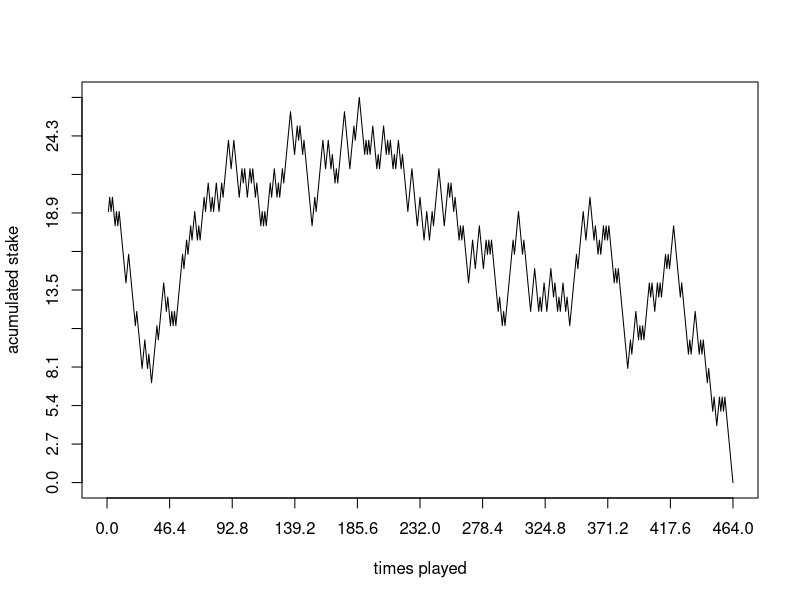
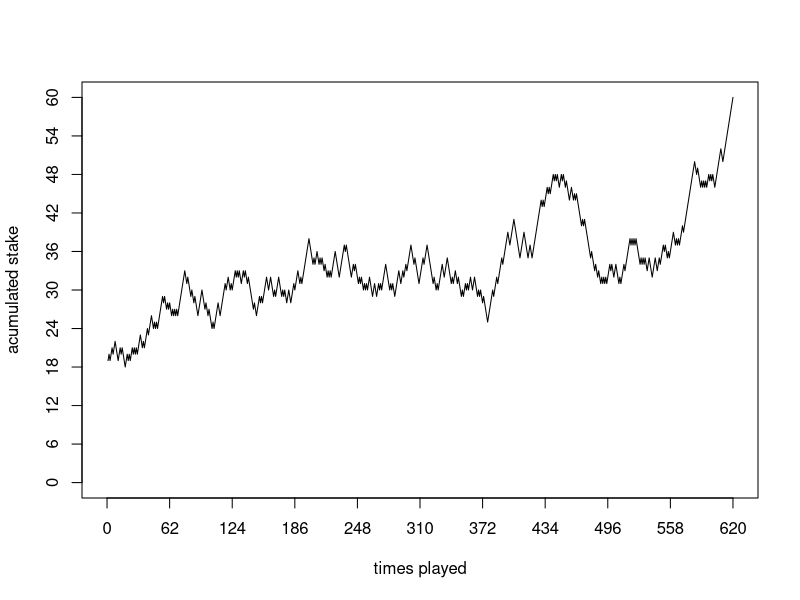
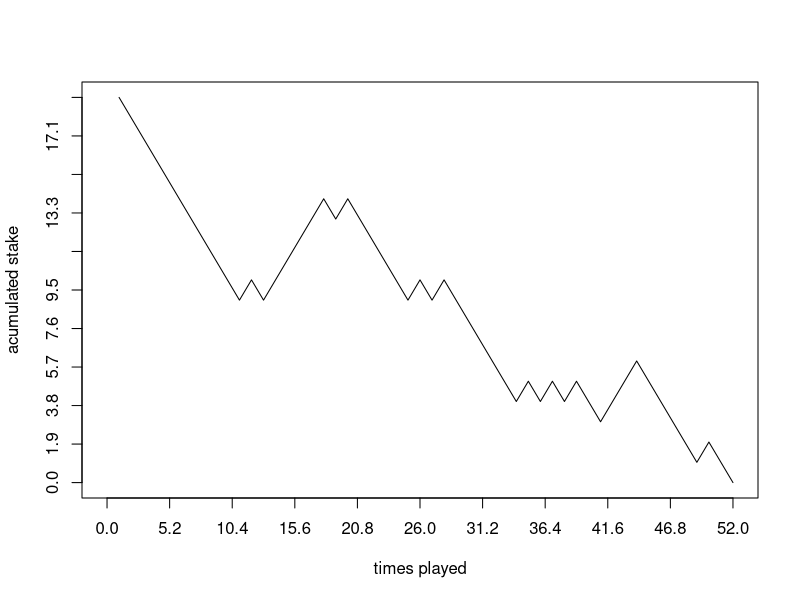
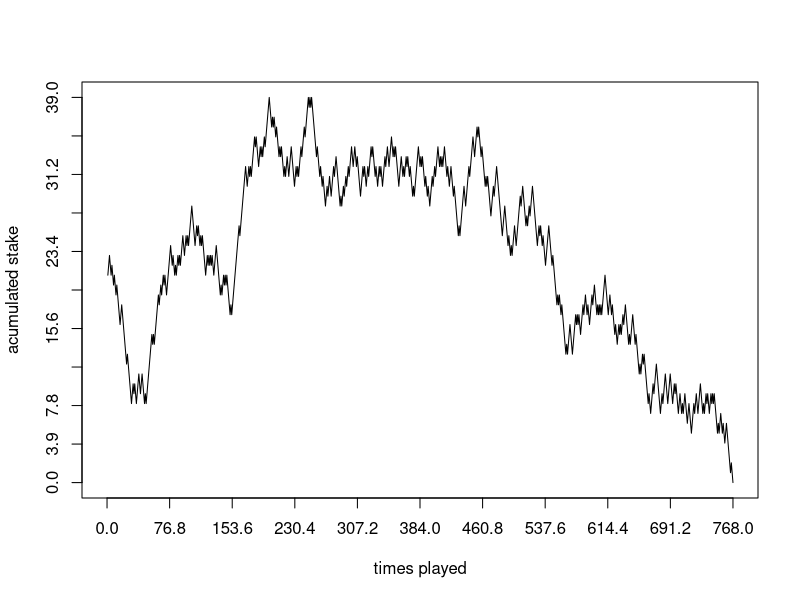
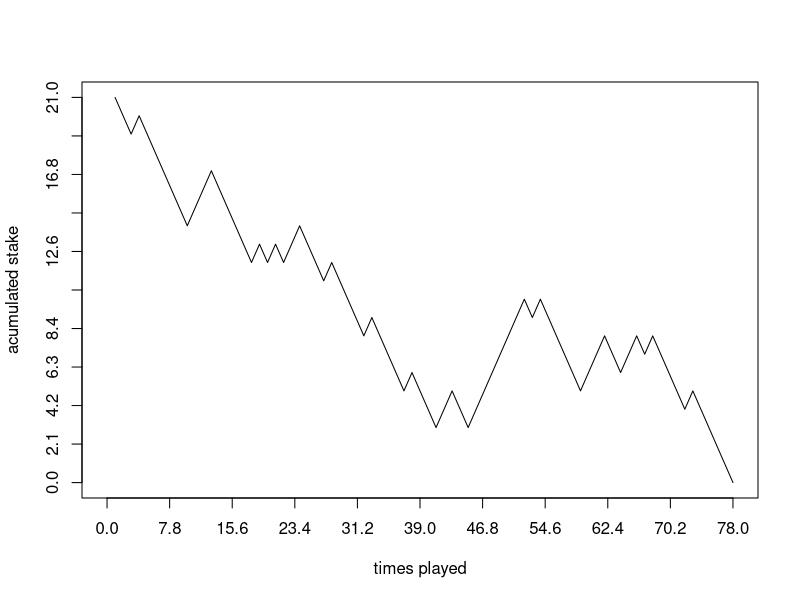
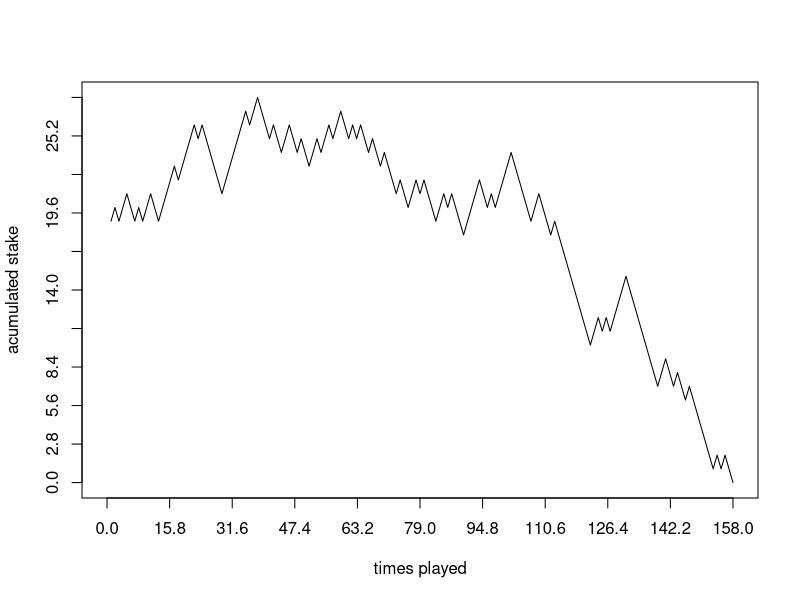
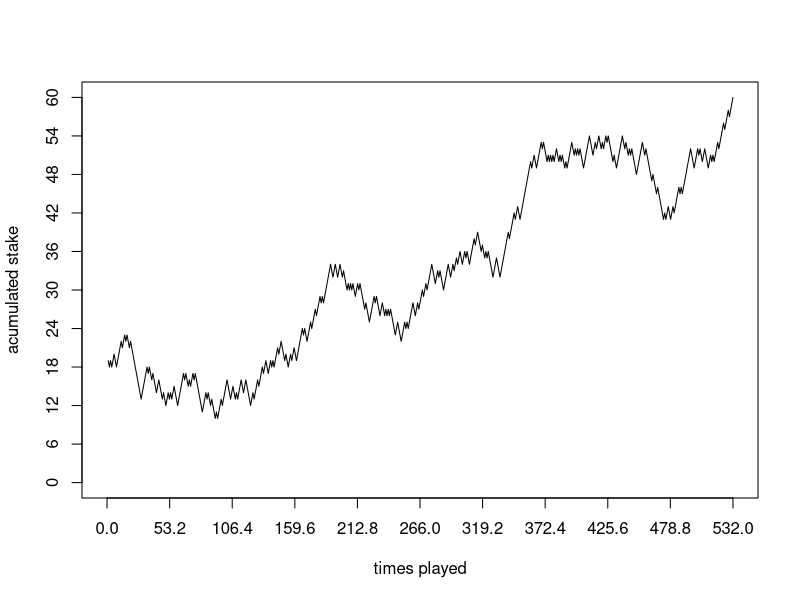
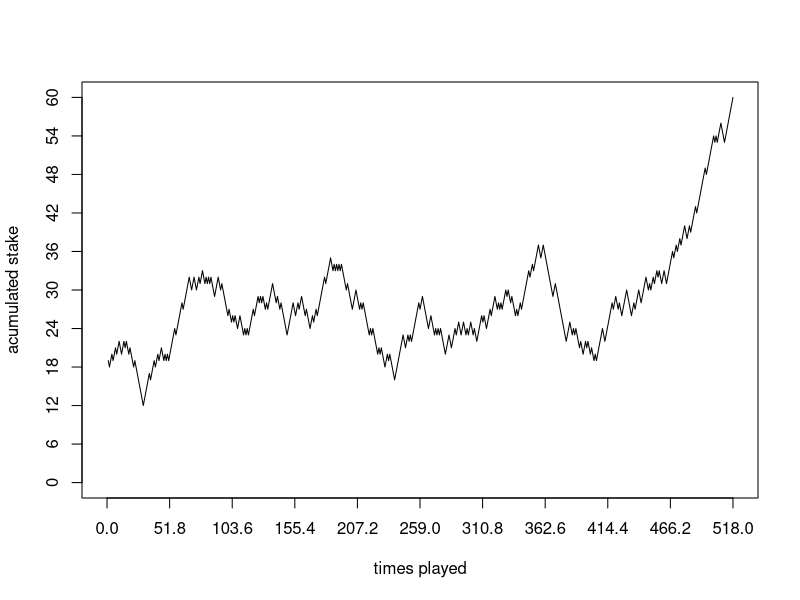

R code for these plots, in order:
## ---- chunk 1
knitr::opts_chunk$set(echo = TRUE)
## ---- chunk 2
# gamblersruin.R
# Example 1.11

# gamble(k, n, p)
  #   k: Gambler's initial state
  #   n: Gambler plays until either $n or Ruin
  #   p: Probability of winning $1 at each play
  #   Function returns 1 if gambler is eventually ruined
  #                    returns 0 if gambler eventually wins $n
  
gamble <- function(k,n,p) {
  
	stake <- k # Capital
	stake_historic <- integer()
	i <- 1
	
	while (stake > 0 & stake < n) {
		bet <- sample(c(-1, 1), 1, prob = c(1 - p, p))
		stake <- stake + bet
		stake_historic[i] <- stake
		i <- i + 1
	}
	
	times_played <- length(stake_historic)
  max_stake <- max(stake_historic)
  cat("Times played: ", times_played, "\tMaximum acumulated stake: ", max_stake)
  plot(stake_historic, xlab="times played", ylab= "acumulated stake", cex=1, type="l", xlim=c(0, times_played), ylim=c(0, max_stake), lty="solid", xaxp=c(0, times_played, 10), yaxp=c(0, max_stake, 10))
	
	if (stake == 0) 
	   return(1) 
	else 
	  return(0)
}   

k <- 20 
n <-  60  
p <- 1/2  # Probability of winning each trial
trials <- 10

res <- replicate(trials, gamble(k, n, p))

